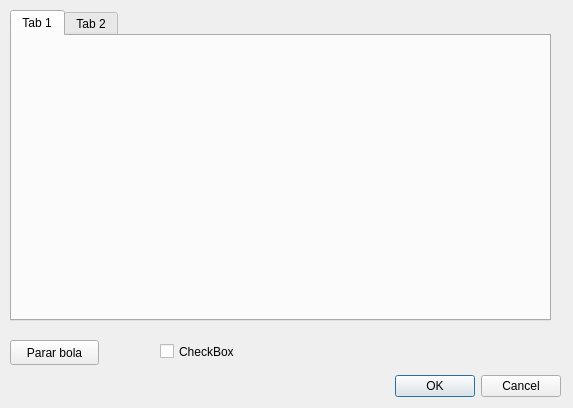
<?xml version="1.0" encoding="UTF-8"?>
<ui version="4.0">
 <class>DControlBolas</class>
 <widget class="QDialog" name="DControlBolas">
  <property name="geometry">
   <rect>
    <x>0</x>
    <y>0</y>
    <width>573</width>
    <height>408</height>
   </rect>
  </property>
  <property name="windowTitle">
   <string>Dialog</string>
  </property>
  <widget class="QDialogButtonBox" name="buttonBox">
   <property name="geometry">
    <rect>
     <x>220</x>
     <y>370</y>
     <width>341</width>
     <height>32</height>
    </rect>
   </property>
   <property name="orientation">
    <enum>Qt::Horizontal</enum>
   </property>
   <property name="standardButtons">
    <set>QDialogButtonBox::Cancel|QDialogButtonBox::Ok</set>
   </property>
  </widget>
  <widget class="QTabWidget" name="tabBolas">
   <property name="geometry">
    <rect>
     <x>10</x>
     <y>10</y>
     <width>541</width>
     <height>311</height>
    </rect>
   </property>
   <widget class="QWidget" name="tab">
    <attribute name="title">
     <string>Tab 1</string>
    </attribute>
   </widget>
   <widget class="QWidget" name="tab_2">
    <attribute name="title">
     <string>Tab 2</string>
    </attribute>
   </widget>
  </widget>
  <widget class="QPushButton" name="botonPararBola">
   <property name="geometry">
    <rect>
     <x>10</x>
     <y>340</y>
     <width>89</width>
     <height>25</height>
    </rect>
   </property>
   <property name="text">
    <string>Parar bola</string>
   </property>
  </widget>
  <widget class="QCheckBox" name="checkTodas">
   <property name="geometry">
    <rect>
     <x>160</x>
     <y>340</y>
     <width>92</width>
     <height>23</height>
    </rect>
   </property>
   <property name="text">
    <string>CheckBox</string>
   </property>
  </widget>
 </widget>
 <resources/>
 <connections>
  <connection>
   <sender>buttonBox</sender>
   <signal>accepted()</signal>
   <receiver>DControlBolas</receiver>
   <slot>accept()</slot>
   <hints>
    <hint type="sourcelabel">
     <x>248</x>
     <y>254</y>
    </hint>
    <hint type="destinationlabel">
     <x>157</x>
     <y>274</y>
    </hint>
   </hints>
  </connection>
  <connection>
   <sender>buttonBox</sender>
   <signal>rejected()</signal>
   <receiver>DControlBolas</receiver>
   <slot>reject()</slot>
   <hints>
    <hint type="sourcelabel">
     <x>316</x>
     <y>260</y>
    </hint>
    <hint type="destinationlabel">
     <x>286</x>
     <y>274</y>
    </hint>
   </hints>
  </connection>
 </connections>
</ui>
